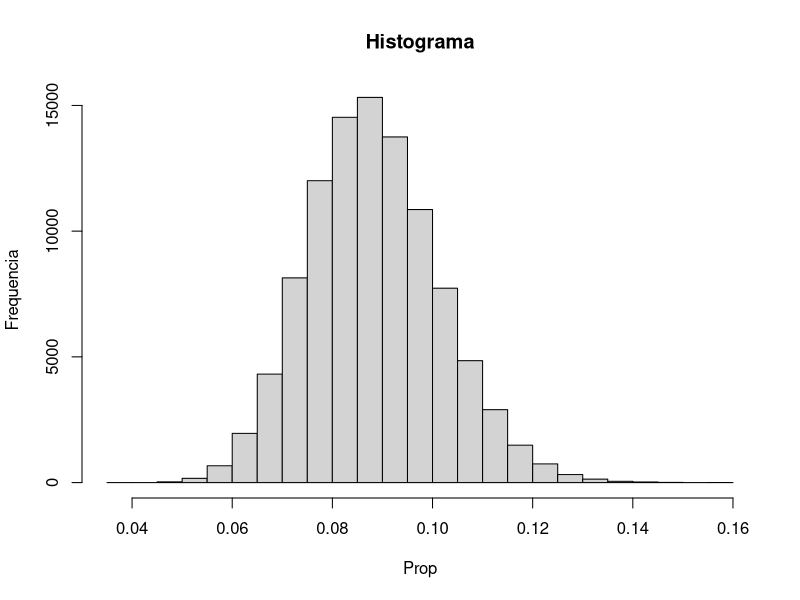

The R source for this figure:
## ---- chunk 1
media_aparada = function(dados, nivel){
  ord = sort(dados)
  n = length(ord)
  remover = c(1:nivel, (n-nivel+1):n)
  mean(ord[-remover])
}

## ---- chunk 2
#cache guarda os resultados deste Chunk para proximas simulações
m = 1e5
n = 50
resp = replicate(m,{
  x = rexp(n,10)
  return(ma = media_aparada(x,3))
})
## ---- chunk 3
head(resp)
## ---- chunk 4
(EQM1 = mean((resp-1/10)^2))
(v = (n-1)/n*var(resp)/sqrt(n))
(vicio = mean(resp))
(EQM2 = v+vicio^2)
(dif = EQM1 - EQM2)
## ---- chunk 5
hist(resp,main="Histograma",xlab="Prop",ylab="Frequencia")
## ---- chunk 6

## H0: mu_x = mu_y

## def. replicacoes
m = 1e3
n = 10
alfa = 0.05
pvals = replicate(m,{
x = rexp(n,rate =  1)
y = rexp(n,rate = .05)
t.test(x,y,var.equal=FALSE)$p.value
})
mean(pvals < alfa)
